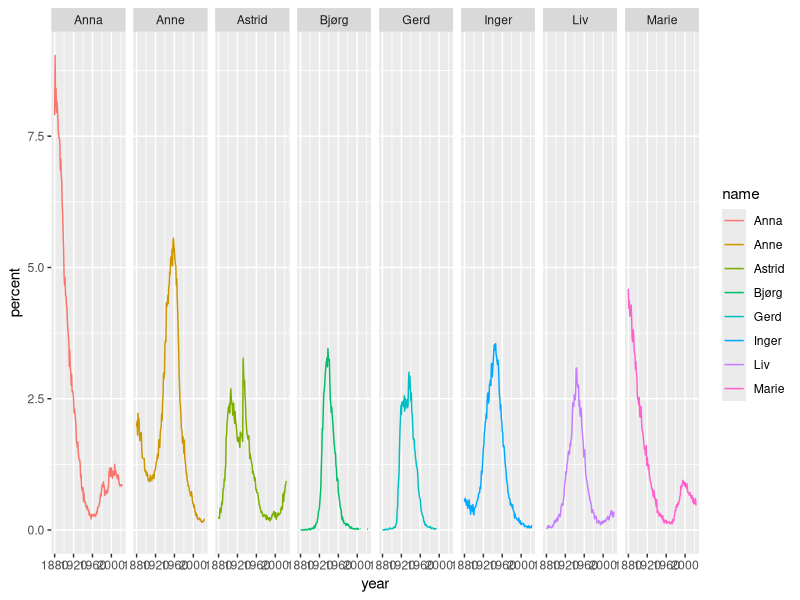
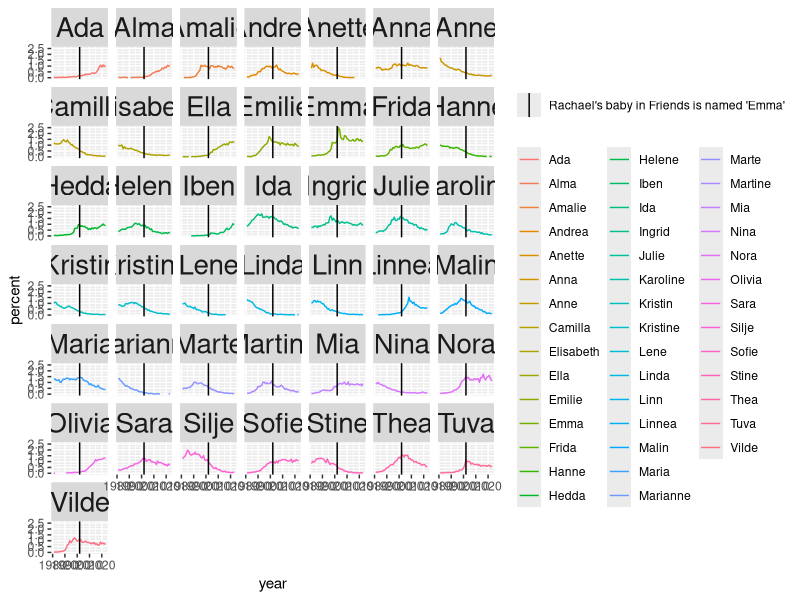
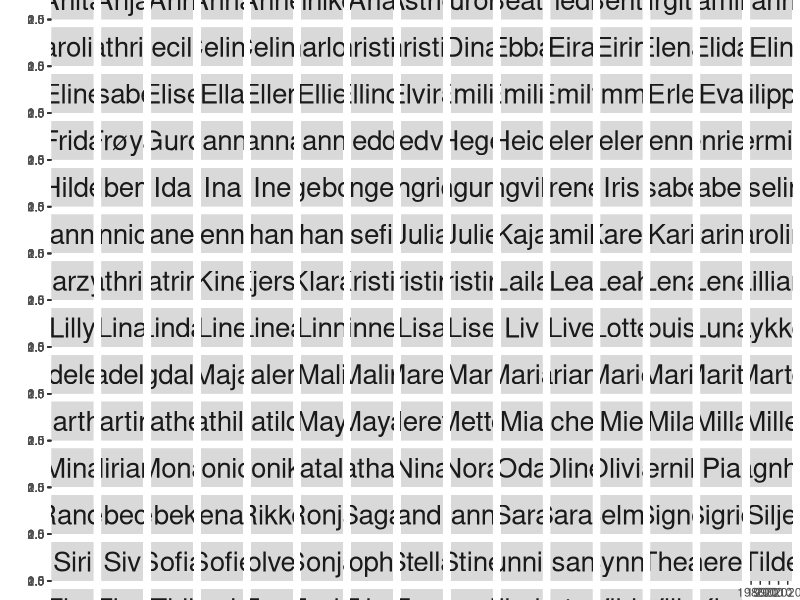
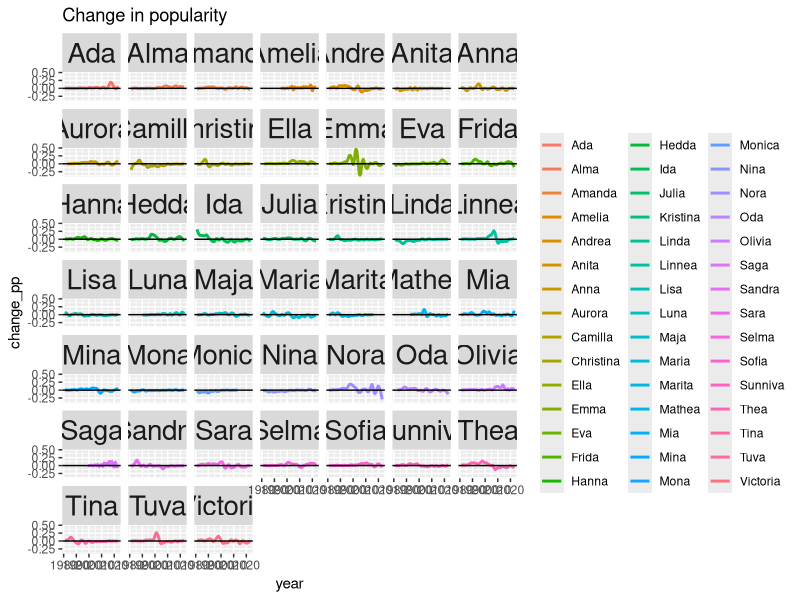
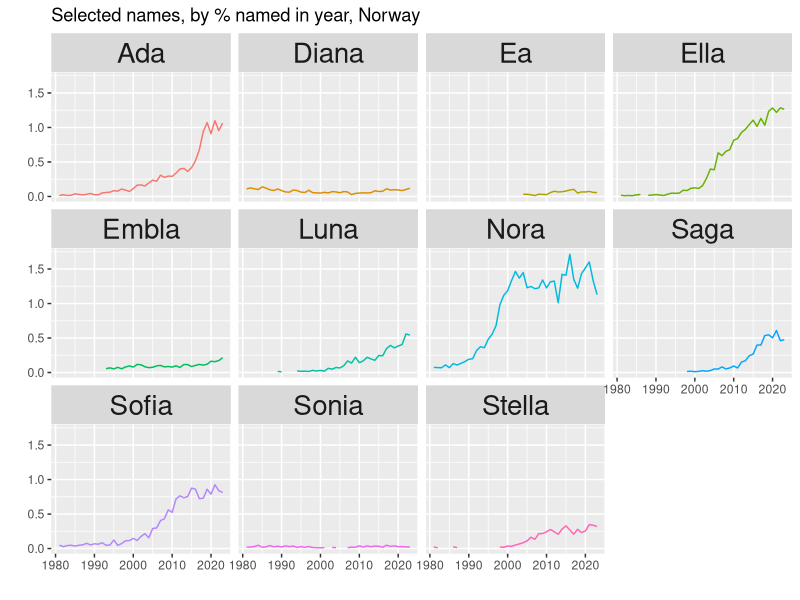

The R source for these figures, in order:
# Load packages
library(readxl)
library(tidyverse)
library(zoo)
library(stringr)

# Load data
no <- read_xlsx('source-data/10467_20240209-213906.xlsx', skip = 1)
no[, 1] <- na.locf(no[, 1])
colnames(no) <- c('name', 'year', 'percent')
no$year <- as.numeric(no$year)
no$percent <- as.numeric(no$percent)

# Features (change, and change in percentage points, last letter of name)
no <- no[order(no$year), ]
no$change <- ave(no$percent, no$name, FUN = function(x) {
 -1 + x/c(NA, x)[1:length(x)]
})
no$change_pp <- ave(no$percent, no$name, FUN = function(x) {
  x-c(NA, x)[1:length(x)]
})
no$last_letter <- str_sub(no$name,-1,-1)

# The most popular names:
ggplot(no[no$name %in% no$name[no$percent > 3], ],
       aes(x=year, y=percent, col=name))+geom_line()+facet_grid(.~name)

ggplot(no[no$year > 1980 & no$name %in% no$name[no$percent > 1 & no$year > 1980], ],
       aes(x=year, y=percent, col=name))+geom_line()+facet_wrap(.~name)+theme(strip.text = element_text(
         size = 20))+geom_vline(aes(xintercept = 2002, linetype = "Rachael's baby in Friends is named 'Emma'"))+theme(legend.title = element_blank())

ggplot(no[no$year > 1980 & no$name %in% no$name[no$percent > 0.25 & no$year > 1980], ],
       aes(x=year, y=percent, col=name))+geom_line()+facet_wrap(.~name)+theme(strip.text = element_text(
         size = 20))+theme(legend.title = element_blank())+xlab('')+guides(col='none')+ylab('')

ggplot(no[no$year > 1980 & no$name %in% no$name[no$percent > 0.5 & no$year > 1980] & no$last_letter == 'a', ],
       aes(x=year, y=change_pp, col=name))+geom_smooth(se = F, method = 'loess', span = 0.2)+facet_wrap(.~name)+theme(strip.text = element_text(
         size = 20))+geom_hline(aes(yintercept = 0))+theme(legend.title = element_blank())+ggtitle('Change in popularity')


ggplot(no[no$year > 1980 & no$name %in% c('Ada',
                                          'Diana',
                                          'Ea',
                                          'Ella',
                                          'Embla',
                                          'Luna',
                                          'Nora',
                                          "Saga",
                                          "Sofia",
                                          "Sonia",
                                          "Stella"), ],
       aes(x=year, y=percent, col=name))+geom_line()+facet_wrap(.~name)+theme(strip.text = element_text(
         size = 20))+theme(legend.title = element_blank())+xlab('')+guides(col='none')+ylab('')+ggtitle('Selected names, by % named in year, Norway')


